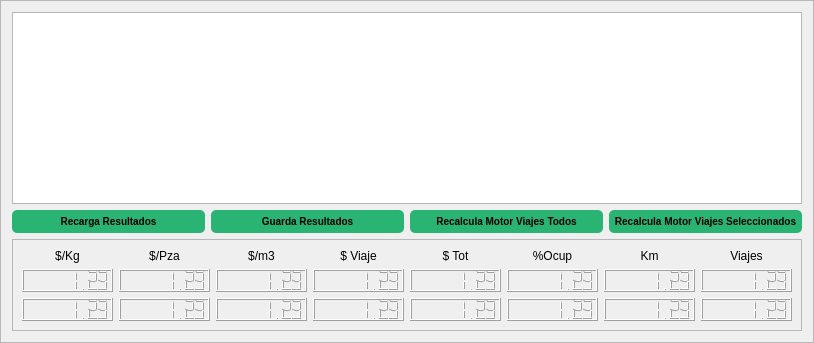
                 <widget class="QFrame" name="frame_14">
                  <property name="frameShape">
                   <enum>QFrame::StyledPanel</enum>
                  </property>
                  <property name="frameShadow">
                   <enum>QFrame::Raised</enum>
                  </property>
                  <layout class="QGridLayout" name="gridLayout_18">
                   <item row="0" column="0" colspan="4">
                    <widget class="QTableWidget" name="tableWidgetOptimizaManualResultados"/>
                   </item>
                   <item row="1" column="0">
                    <widget class="QPushButton" name="pushButtonOptimizaManualRecargaOptimizado">
                     <property name="styleSheet">
                      <string notr="true">QPushButton#pushButtonOptimizaManualRecargaOptimizado {
background-color: rgb(41, 180, 115);
border-radius: 5px;
font: bold 10px;
padding: 5px;
} </string>
                     </property>
                     <property name="text">
                      <string>Recarga Resultados</string>
                     </property>
                    </widget>
                   </item>
                   <item row="1" column="1">
                    <widget class="QPushButton" name="pushButtonOptimizaManualGuardaResultados">
                     <property name="styleSheet">
                      <string notr="true">QPushButton#pushButtonOptimizaManualGuardaResultados {
background-color: rgb(41, 180, 115);
border-radius: 5px;
font: bold 10px;
padding: 5px;
} </string>
                     </property>
                     <property name="text">
                      <string>Guarda Resultados</string>
                     </property>
                    </widget>
                   </item>
                   <item row="1" column="2">
                    <widget class="QPushButton" name="pushButtonRecalculaTodos">
                     <property name="font">
                      <font>
                       <pointsize>-1</pointsize>
                       <weight>75</weight>
                       <italic>false</italic>
                       <bold>true</bold>
                      </font>
                     </property>
                     <property name="toolTip">
                      <string>Nvo. Viaje</string>
                     </property>
                     <property name="toolTipDuration">
                      <number>3</number>
                     </property>
                     <property name="styleSheet">
                      <string notr="true">QPushButton#pushButtonRecalculaTodos {
background-color: rgb(41, 180, 115);
border-radius: 5px;
font: bold 10px;
padding: 5px;
} </string>
                     </property>
                     <property name="text">
                      <string>Recalcula Motor Viajes Todos</string>
                     </property>
                     <property name="icon">
                      <iconset>
                       <normaloff>:/7.png</normaloff>:/7.png</iconset>
                     </property>
                     <property name="iconSize">
                      <size>
                       <width>16</width>
                       <height>16</height>
                      </size>
                     </property>
                     <property name="flat">
                      <bool>false</bool>
                     </property>
                    </widget>
                   </item>
                   <item row="1" column="3">
                    <widget class="QPushButton" name="pushButtonRecalculaSeleccionados">
                     <property name="font">
                      <font>
                       <pointsize>-1</pointsize>
                       <weight>75</weight>
                       <italic>false</italic>
                       <bold>true</bold>
                      </font>
                     </property>
                     <property name="toolTip">
                      <string>Recalcula</string>
                     </property>
                     <property name="toolTipDuration">
                      <number>3</number>
                     </property>
                     <property name="styleSheet">
                      <string notr="true">QPushButton#pushButtonRecalculaSeleccionados {
background-color: rgb(41, 180, 115);
border-radius: 5px;
font: bold 10px;
padding: 5px;
} </string>
                     </property>
                     <property name="text">
                      <string>Recalcula Motor Viajes Seleccionados</string>
                     </property>
                     <property name="icon">
                      <iconset>
                       <normaloff>:/8.png</normaloff>:/8.png</iconset>
                     </property>
                     <property name="iconSize">
                      <size>
                       <width>16</width>
                       <height>16</height>
                      </size>
                     </property>
                     <property name="flat">
                      <bool>false</bool>
                     </property>
                    </widget>
                   </item>
                   <item row="2" column="0" colspan="4">
                    <widget class="QFrame" name="frame_41">
                     <property name="frameShape">
                      <enum>QFrame::StyledPanel</enum>
                     </property>
                     <property name="frameShadow">
                      <enum>QFrame::Raised</enum>
                     </property>
                     <layout class="QGridLayout" name="gridLayout_40">
                      <item row="0" column="0">
                       <widget class="QLabel" name="label_54">
                        <property name="text">
                         <string>$/Kg</string>
                        </property>
                        <property name="alignment">
                         <set>Qt::AlignCenter</set>
                        </property>
                       </widget>
                      </item>
                      <item row="0" column="1">
                       <widget class="QLabel" name="label_63">
                        <property name="text">
                         <string>$/Pza</string>
                        </property>
                        <property name="alignment">
                         <set>Qt::AlignCenter</set>
                        </property>
                       </widget>
                      </item>
                      <item row="0" column="2">
                       <widget class="QLabel" name="label_64">
                        <property name="text">
                         <string>$/m3</string>
                        </property>
                        <property name="alignment">
                         <set>Qt::AlignCenter</set>
                        </property>
                       </widget>
                      </item>
                      <item row="0" column="3">
                       <widget class="QLabel" name="label_65">
                        <property name="text">
                         <string>$ Viaje</string>
                        </property>
                        <property name="alignment">
                         <set>Qt::AlignCenter</set>
                        </property>
                       </widget>
                      </item>
                      <item row="0" column="4">
                       <widget class="QLabel" name="label_66">
                        <property name="text">
                         <string>$ Tot</string>
                        </property>
                        <property name="alignment">
                         <set>Qt::AlignCenter</set>
                        </property>
                       </widget>
                      </item>
                      <item row="0" column="5">
                       <widget class="QLabel" name="label_67">
                        <property name="text">
                         <string>%Ocup</string>
                        </property>
                        <property name="alignment">
                         <set>Qt::AlignCenter</set>
                        </property>
                       </widget>
                      </item>
                      <item row="0" column="6">
                       <widget class="QLabel" name="label_68">
                        <property name="text">
                         <string>Km</string>
                        </property>
                        <property name="alignment">
                         <set>Qt::AlignCenter</set>
                        </property>
                       </widget>
                      </item>
                      <item row="0" column="7">
                       <widget class="QLabel" name="label_69">
                        <property name="text">
                         <string>Viajes</string>
                        </property>
                        <property name="alignment">
                         <set>Qt::AlignCenter</set>
                        </property>
                       </widget>
                      </item>
                      <item row="1" column="0">
                       <widget class="QLCDNumber" name="lcdNumberCostoKgManual">
                        <property name="font">
                         <font>
                          <pointsize>9</pointsize>
                          <weight>50</weight>
                          <bold>false</bold>
                         </font>
                        </property>
                        <property name="frameShadow">
                         <enum>QFrame::Raised</enum>
                        </property>
                        <property name="smallDecimalPoint">
                         <bool>false</bool>
                        </property>
                        <property name="digitCount">
                         <number>8</number>
                        </property>
                        <property name="value" stdset="0">
                         <double>1.230000000000000</double>
                        </property>
                       </widget>
                      </item>
                      <item row="1" column="1">
                       <widget class="QLCDNumber" name="lcdNumberCostoPiezaManual">
                        <property name="font">
                         <font>
                          <pointsize>9</pointsize>
                          <weight>50</weight>
                          <bold>false</bold>
                         </font>
                        </property>
                        <property name="frameShadow">
                         <enum>QFrame::Raised</enum>
                        </property>
                        <property name="smallDecimalPoint">
                         <bool>false</bool>
                        </property>
                        <property name="digitCount">
                         <number>8</number>
                        </property>
                        <property name="value" stdset="0">
                         <double>1.230000000000000</double>
                        </property>
                       </widget>
                      </item>
                      <item row="1" column="2">
                       <widget class="QLCDNumber" name="lcdNumberCostoM3Manual">
                        <property name="font">
                         <font>
                          <pointsize>9</pointsize>
                          <weight>50</weight>
                          <bold>false</bold>
                         </font>
                        </property>
                        <property name="frameShadow">
                         <enum>QFrame::Raised</enum>
                        </property>
                        <property name="smallDecimalPoint">
                         <bool>false</bool>
                        </property>
                        <property name="digitCount">
                         <number>8</number>
                        </property>
                        <property name="value" stdset="0">
                         <double>1.230000000000000</double>
                        </property>
                       </widget>
                      </item>
                      <item row="1" column="3">
                       <widget class="QLCDNumber" name="lcdNumberCostoViajeManual">
                        <property name="font">
                         <font>
                          <pointsize>9</pointsize>
                          <weight>50</weight>
                          <bold>false</bold>
                         </font>
                        </property>
                        <property name="frameShadow">
                         <enum>QFrame::Raised</enum>
                        </property>
                        <property name="smallDecimalPoint">
                         <bool>false</bool>
                        </property>
                        <property name="digitCount">
                         <number>8</number>
                        </property>
                        <property name="value" stdset="0">
                         <double>1.230000000000000</double>
                        </property>
                       </widget>
                      </item>
                      <item row="1" column="4">
                       <widget class="QLCDNumber" name="lcdNumberCostoTotalManual">
                        <property name="font">
                         <font>
                          <pointsize>9</pointsize>
                          <weight>50</weight>
                          <bold>false</bold>
                         </font>
                        </property>
                        <property name="frameShadow">
                         <enum>QFrame::Raised</enum>
                        </property>
                        <property name="smallDecimalPoint">
                         <bool>false</bool>
                        </property>
                        <property name="digitCount">
                         <number>8</number>
                        </property>
                        <property name="value" stdset="0">
                         <double>1.230000000000000</double>
                        </property>
                       </widget>
                      </item>
                      <item row="1" column="5">
                       <widget class="QLCDNumber" name="lcdNumberOcupacionManual">
                        <property name="font">
                         <font>
                          <pointsize>9</pointsize>
                          <weight>50</weight>
                          <bold>false</bold>
                         </font>
                        </property>
                        <property name="frameShadow">
                         <enum>QFrame::Raised</enum>
                        </property>
                        <property name="smallDecimalPoint">
                         <bool>false</bool>
                        </property>
                        <property name="digitCount">
                         <number>8</number>
                        </property>
                        <property name="value" stdset="0">
                         <double>1.230000000000000</double>
                        </property>
                       </widget>
                      </item>
                      <item row="1" column="6">
                       <widget class="QLCDNumber" name="lcdNumberKmManual">
                        <property name="font">
                         <font>
                          <pointsize>9</pointsize>
                          <weight>50</weight>
                          <bold>false</bold>
                         </font>
                        </property>
                        <property name="frameShadow">
                         <enum>QFrame::Raised</enum>
                        </property>
                        <property name="smallDecimalPoint">
                         <bool>false</bool>
                        </property>
                        <property name="digitCount">
                         <number>8</number>
                        </property>
                        <property name="value" stdset="0">
                         <double>1.230000000000000</double>
                        </property>
                       </widget>
                      </item>
                      <item row="1" column="7">
                       <widget class="QLCDNumber" name="lcdNumberViajesManual">
                        <property name="font">
                         <font>
                          <pointsize>9</pointsize>
                          <weight>50</weight>
                          <bold>false</bold>
                         </font>
                        </property>
                        <property name="frameShadow">
                         <enum>QFrame::Raised</enum>
                        </property>
                        <property name="smallDecimalPoint">
                         <bool>false</bool>
                        </property>
                        <property name="digitCount">
                         <number>8</number>
                        </property>
                        <property name="value" stdset="0">
                         <double>1.230000000000000</double>
                        </property>
                       </widget>
                      </item>
                      <item row="2" column="0">
                       <widget class="QLCDNumber" name="lcdNumberCostoKgDifManual">
                        <property name="font">
                         <font>
                          <pointsize>9</pointsize>
                          <weight>50</weight>
                          <bold>false</bold>
                         </font>
                        </property>
                        <property name="frameShadow">
                         <enum>QFrame::Raised</enum>
                        </property>
                        <property name="smallDecimalPoint">
                         <bool>false</bool>
                        </property>
                        <property name="digitCount">
                         <number>8</number>
                        </property>
                        <property name="value" stdset="0">
                         <double>1.230000000000000</double>
                        </property>
                       </widget>
                      </item>
                      <item row="2" column="1">
                       <widget class="QLCDNumber" name="lcdNumberCostoPiezaDifManual">
                        <property name="font">
                         <font>
                          <pointsize>9</pointsize>
                          <weight>50</weight>
                          <bold>false</bold>
                         </font>
                        </property>
                        <property name="frameShadow">
                         <enum>QFrame::Raised</enum>
                        </property>
                        <property name="smallDecimalPoint">
                         <bool>false</bool>
                        </property>
                        <property name="digitCount">
                         <number>8</number>
                        </property>
                        <property name="value" stdset="0">
                         <double>1.230000000000000</double>
                        </property>
                       </widget>
                      </item>
                      <item row="2" column="2">
                       <widget class="QLCDNumber" name="lcdNumberCostoM3DifManual">
                        <property name="font">
                         <font>
                          <pointsize>9</pointsize>
                          <weight>50</weight>
                          <bold>false</bold>
                         </font>
                        </property>
                        <property name="frameShadow">
                         <enum>QFrame::Raised</enum>
                        </property>
                        <property name="smallDecimalPoint">
                         <bool>false</bool>
                        </property>
                        <property name="digitCount">
                         <number>8</number>
                        </property>
                        <property name="value" stdset="0">
                         <double>1.230000000000000</double>
                        </property>
                       </widget>
                      </item>
                      <item row="2" column="3">
                       <widget class="QLCDNumber" name="lcdNumberCostoViajeDifManual">
                        <property name="font">
                         <font>
                          <pointsize>9</pointsize>
                          <weight>50</weight>
                          <bold>false</bold>
                         </font>
                        </property>
                        <property name="frameShadow">
                         <enum>QFrame::Raised</enum>
                        </property>
                        <property name="smallDecimalPoint">
                         <bool>false</bool>
                        </property>
                        <property name="digitCount">
                         <number>8</number>
                        </property>
                        <property name="value" stdset="0">
                         <double>1.230000000000000</double>
                        </property>
                       </widget>
                      </item>
                      <item row="2" column="4">
                       <widget class="QLCDNumber" name="lcdNumberCostoTotalDifManual">
                        <property name="font">
                         <font>
                          <pointsize>9</pointsize>
                          <weight>50</weight>
                          <bold>false</bold>
                         </font>
                        </property>
                        <property name="frameShadow">
                         <enum>QFrame::Raised</enum>
                        </property>
                        <property name="smallDecimalPoint">
                         <bool>false</bool>
                        </property>
                        <property name="digitCount">
                         <number>8</number>
                        </property>
                        <property name="value" stdset="0">
                         <double>1.230000000000000</double>
                        </property>
                       </widget>
                      </item>
                      <item row="2" column="5">
                       <widget class="QLCDNumber" name="lcdNumberOcupacionDifManual">
                        <property name="font">
                         <font>
                          <pointsize>9</pointsize>
                          <weight>50</weight>
                          <bold>false</bold>
                         </font>
                        </property>
                        <property name="frameShadow">
                         <enum>QFrame::Raised</enum>
                        </property>
                        <property name="smallDecimalPoint">
                         <bool>false</bool>
                        </property>
                        <property name="digitCount">
                         <number>8</number>
                        </property>
                        <property name="value" stdset="0">
                         <double>1.230000000000000</double>
                        </property>
                       </widget>
                      </item>
                      <item row="2" column="6">
                       <widget class="QLCDNumber" name="lcdNumberKmDifManual">
                        <property name="font">
                         <font>
                          <pointsize>9</pointsize>
                          <weight>50</weight>
                          <bold>false</bold>
                         </font>
                        </property>
                        <property name="frameShadow">
                         <enum>QFrame::Raised</enum>
                        </property>
                        <property name="smallDecimalPoint">
                         <bool>false</bool>
                        </property>
                        <property name="digitCount">
                         <number>8</number>
                        </property>
                        <property name="value" stdset="0">
                         <double>1.230000000000000</double>
                        </property>
                       </widget>
                      </item>
                      <item row="2" column="7">
                       <widget class="QLCDNumber" name="lcdNumberViajesDifManual">
                        <property name="font">
                         <font>
                          <pointsize>9</pointsize>
                          <weight>50</weight>
                          <bold>false</bold>
                         </font>
                        </property>
                        <property name="frameShadow">
                         <enum>QFrame::Raised</enum>
                        </property>
                        <property name="smallDecimalPoint">
                         <bool>false</bool>
                        </property>
                        <property name="digitCount">
                         <number>8</number>
                        </property>
                        <property name="value" stdset="0">
                         <double>1.230000000000000</double>
                        </property>
                       </widget>
                      </item>
                     </layout>
                    </widget>
                   </item>
                  </layout>
                 </widget>
